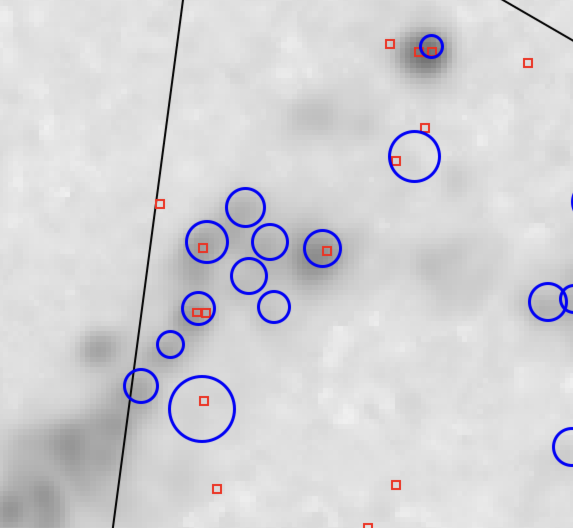
#> input picture src/dat/resolution_check2_2.png, 1146 x 1056 px (shown at 1/2 size)
$ python fg1b_resolution.py
#> lines starting #> are read from the running program, lines starting #| are printed output that depends on the picture
### src/tools/plot_tools.py
#!/usr/bin/env python3
# -*- coding: utf-8 -*-
"""
Created on Sun Sep  4 21:27:32 2022

@author: Jia Wei Teh

This script contains some useful plotting functions.
"""

# libraries
import numpy as np
# --- allow running this file directly: put repo root on sys.path ---
import os as _os, sys as _sys
_root = _os.path.dirname(_os.path.abspath(__file__))
while not _os.path.isdir(_os.path.join(_root, "src")) and _root != _os.path.dirname(_root):
    _root = _os.path.dirname(_root)
if _root not in _sys.path:
    _sys.path.insert(0, _root)
# ------------------------------------------------------------------
from src import paths
from src import constants
import matplotlib.pyplot as plt
from matplotlib.ticker import (AutoMinorLocator, MultipleLocator)

plt.rc('text', usetex=True)
plt.rc('font', family='sans-serif', size=12)

# Function that does scatter plots
def plot_scatter(x, y, has_cmap = [], ax=None, clabel = [],
                 cticks = [],
                 title = None, xlabel = None, ylabel = None,
                 setticks = [],
                 xlim = None, ylim = None,
                 saves = None,
                 **plt_kwargs):

    if ax is None:
        ax = plt.gca()
    if has_cmap:
        mappable = ax.scatter(x, y, c=has_cmap[0], cmap = has_cmap[1], **plt_kwargs)
        try:
            cbar = clabel[0].colorbar(mappable, pad = 1e-2)
            cbar.set_label(clabel[1], size = 12)
            cbar.ax.tick_params(labelsize=10)
        except IndexError:
            print("Add label for colorbar pls")
    else:
        ax.scatter(x,y, **plt_kwargs)
    if cticks:
        cbar.remove()
        cbar = clabel[0].colorbar(mappable, ticks = cticks, pad = 1e-2)
        cbar.set_label(clabel[1], fontsize = 13)
        cbar.ax.tick_params(labelsize=10)
    if xlabel is not None:
        ax.set_xlabel(xlabel, family = 'Times New Roman', fontsize = '12')
    if ylabel is not None:
        ax.set_ylabel(ylabel, family = 'Times New Roman', fontsize = '12')
    if title is not None:
        ax.set_title(title)
    if setticks:
        x, xinterval, y, yinterval = setticks
        ax.xaxis.set_major_locator(MultipleLocator(x))
        ax.xaxis.set_minor_locator(AutoMinorLocator(xinterval))
        ax.yaxis.set_major_locator(MultipleLocator(y))
        ax.yaxis.set_minor_locator(AutoMinorLocator(yinterval))
        ax.tick_params(axis='both', which = 'major', direction = 'in',length = 6, width = 1)
        ax.tick_params(axis='both', which = 'minor', direction = 'in',length = 4, width =1)
        ax.yaxis.set_ticks_position('both')
        ax.xaxis.set_ticks_position('both')
    if xlim is not None:
        ax.set_xlim(xlim)
    if ylim is not None:
        ax.set_ylim(ylim)
    if saves is not None:
        save(saves)
    return(ax)

# Function that does line plots
# [262 lines left out: functions plot_plot, plot_error, plot_hist, plot_bar, save, plot_studies and 1 more, not called in this run]

### src/paths.py
# -*- coding: utf-8 -*-
"""Central path constants for the LEGUS-SIGNALS-NGC628 repository.

Everything resolves relative to the repo root, so the code runs from any clone with
no machine-specific absolute paths. Constants are strings ending in a separator, to
match the codebase's `path + "filename"` concatenation style.
"""
import os
from pathlib import Path

ROOT = Path(__file__).resolve().parents[1]   # src/paths.py -> repo root


def _d(*parts):
    """Absolute directory path (with trailing separator) under the repo root."""
    return str(ROOT.joinpath(*parts)) + os.sep


DAT          = _d("src", "dat")
FIGS         = _d("src", "figs")
LEGUS        = _d("lib", "LEGUS")
SIGNALS      = _d("lib", "SIGNALS")
SLUG_CLUSTER = _d("lib", "SLUG2", "cluster_slug")
SLUG_LIB     = _d("lib", "SLUG2", "cluster_lib")

### src/plots/fg1b_resolution.py
# -*- coding: utf-8 -*-
"""This script provides visualisation of the resolution difference."""

import matplotlib.pyplot as plt
import warnings
warnings.filterwarnings("ignore", message="FixedFormatter")  # benign: tick labels set without explicit set_*ticks
# --- allow running this file directly: put repo root on sys.path ---
import os as _os, sys as _sys
_root = _os.path.dirname(_os.path.abspath(__file__))
while not _os.path.isdir(_os.path.join(_root, "src")) and _root != _os.path.dirname(_root):
    _root = _os.path.dirname(_root)
if _root not in _sys.path:
    _sys.path.insert(0, _root)
# ------------------------------------------------------------------
from src import paths
import cv2
import src.tools.plot_tools as plot_tools
import numpy as np

# =============================================================================
# Image 1 from HST
# =============================================================================
img2 = paths.DAT + "resolution_check2_2.png"
img2 = cv2.imread(img2)
#> img2 is the input picture: shape (1056, 1146, 3); mean B, G, R 213.5, 209.6, 210.1
y, x = 500, 550
size = int(400)
crop_img_2 = img2[x-size:x+size, y-size:y+size]
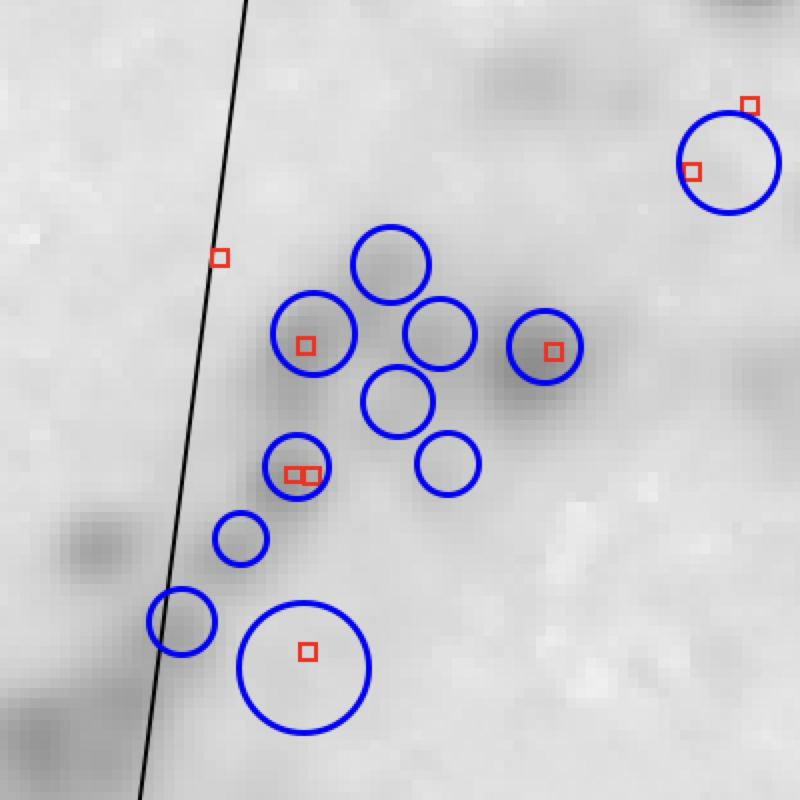
#> crop_img_2: shape (800, 800, 3); mean B, G, R 210.9, 204.9, 205.5
crop_img_2 = cv2.cvtColor(crop_img_2, cv2.COLOR_BGR2RGB)


# =============================================================================
# Image 2 from SIGNALS
# =============================================================================
img1 = paths.DAT + "resolution_check2_1.png"
img1 = cv2.imread(img1)
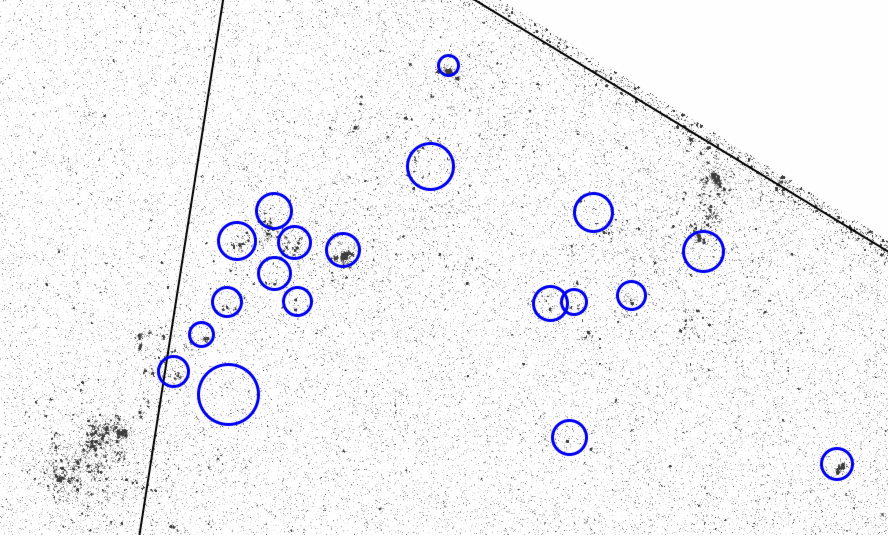
#> input picture src/dat/resolution_check2_1.png, 1776 x 1072 px (shown at 1/2 size)
#> img1 is the input picture: shape (1072, 1776, 3); mean B, G, R 245, 241.9, 241.9
y, x = 550, 550
size = int(380)
crop_img_1 = img1[x-size:x+size, y-size:y+size]
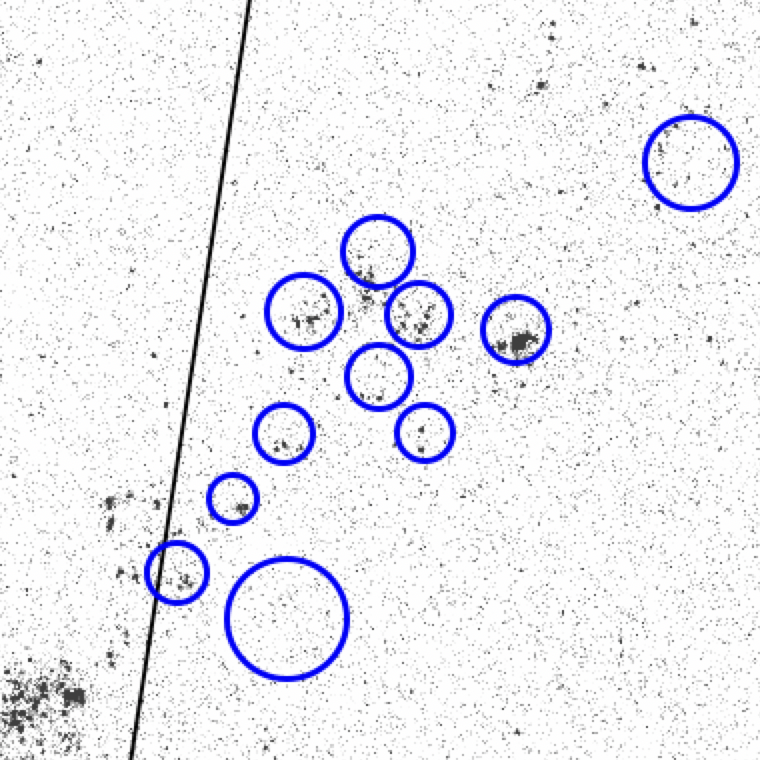
#> crop_img_1: shape (760, 760, 3); mean B, G, R 243.8, 237.6, 237.6
crop_img_1 = cv2.cvtColor(crop_img_1, cv2.COLOR_BGR2RGB)


# =============================================================================
# Create subplots
# =============================================================================
f = plt.figure(figsize=(17, 8), dpi = 500)
ax1 = f.add_subplot(221)
ax2 = f.add_subplot(211)

# =============================================================================
# Now, for the HST plot
# =============================================================================

ax1.imshow(crop_img_1)

xgap = 9.999999999976694e-06
xtrue = 24.2232
gap = 200

ygap = 9.666666666661901e-06
ytrue = 15.7832
gap = 300

# just a holder
plot_tools.plot_scatter(100, 100,
                        ax = ax1,
                        c = 'none',
                        s = 100,
                    # xlim = (0, 750),
                    # ylim = (750, 0),
                    setticks = [200, 3, 300, 3],
                    )

xlabels = np.array([0,
            xtrue+gap*xgap,
            xtrue,
            xtrue-gap*xgap,
            xtrue-2*gap*xgap, ])
xlabels = np.round(xlabels, 4)
ylabels = np.array([0,
            ytrue+gap*ygap,
            ytrue,
            ytrue-gap*ygap, ])

ylabels = np.round(ylabels, 4)

ylabels = [ "$" + str(y) + '$' for y in ylabels]
xlabels = [ "$" + str(x) + '$' for x in xlabels]
ax1.set_yticklabels(list(ylabels))
ax1.set_xticklabels(xlabels)
ax1.tick_params(axis='both', which = 'major', direction = 'in',length = 6, width = 1,
               labelsize = 13)
ax1.tick_params(axis='both', which = 'minor', direction = 'in',length = 4, width =1,
               labelsize = 13)
ax1.yaxis.set_ticks_position('both')
ax1.xaxis.set_ticks_position('both')
ax1.set_xlabel('RA (deg)', fontsize = '15')

ax1.text(.09, .9, "LEGUS NUV (F275W) image",
        fontsize = 13,
        bbox=dict(facecolor='w', edgecolor='k', alpha = .8),
        zorder = 1000,
        transform=ax1.transAxes)

# =============================================================================
# Now, for the SIGNALS plot
# =============================================================================

ax2.imshow(crop_img_2)

xgap = 9.199999999999875e-06
xtrue = 24.2232
gap = 200

ygap = 8.250000000002977e-06
ytrue = 15.7837
gap = 300

# just a holder
plot_tools.plot_scatter(100, 100, ax = ax2,
                    setticks = [200, 3, 300, 3],
                    c= 'none',
                    )

xlabels = np.array([0,
            xtrue+gap*xgap,
            xtrue,
            xtrue-gap*xgap,
            xtrue-2*gap*xgap, ])
xlabels = np.round(xlabels, 4)
ylabels = np.array([0,
            ytrue+gap*ygap,
            ytrue,
            ytrue-gap*ygap, ])

ylabels = np.round(ylabels, 4)

ylabels = [ "$" + str(y) + '$' for y in ylabels]
xlabels = [ "$" + str(x) + '$' for x in xlabels]
ax2.set_yticklabels(list(ylabels))
ax2.set_xticklabels(xlabels)
ax2.tick_params(axis='both', which = 'major', direction = 'in',length = 6, width = 1,
               labelsize = 13)
ax2.tick_params(axis='both', which = 'minor', direction = 'in',length = 4, width =1,
               labelsize = 13)
ax2.yaxis.set_ticks_position('both')
ax2.xaxis.set_ticks_position('both')
ax2.set_xlabel('RA (deg)', fontsize = '15')

ax2.text(.09, .9,  "SIGNALS H$\\alpha$ image",
        fontsize = 13,
        bbox=dict(facecolor='w', edgecolor='k', alpha = .8),
        zorder = 1000,
        transform=ax2.transAxes)


#> (the run stopped early here; a loop or call above may not have finished)
